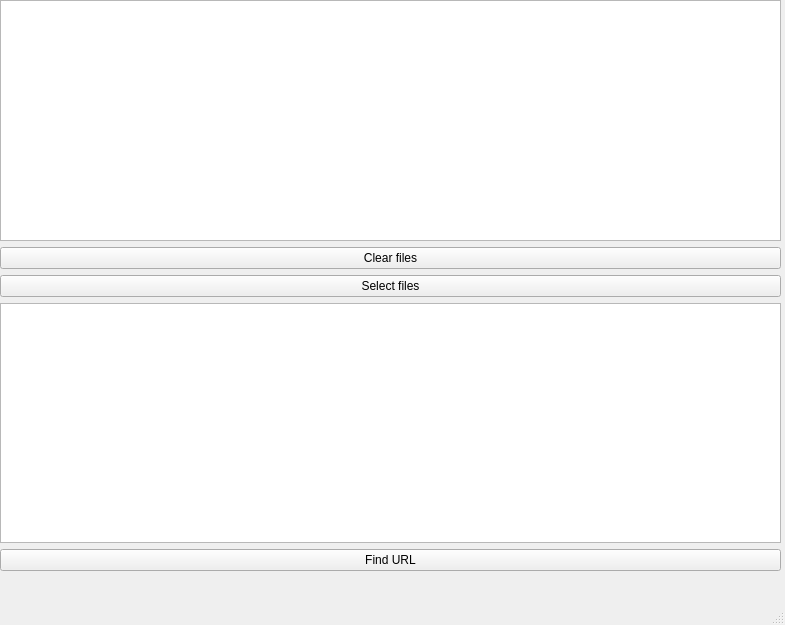
<?xml version="1.0" encoding="UTF-8"?>
<ui version="4.0">
 <class>MainWindow</class>
 <widget class="QMainWindow" name="MainWindow">
  <property name="geometry">
   <rect>
    <x>0</x>
    <y>0</y>
    <width>785</width>
    <height>625</height>
   </rect>
  </property>
  <property name="windowTitle">
   <string>Task4</string>
  </property>
  <widget class="QWidget" name="centralwidget">
   <widget class="QWidget" name="gridLayoutWidget">
    <property name="geometry">
     <rect>
      <x>0</x>
      <y>0</y>
      <width>781</width>
      <height>571</height>
     </rect>
    </property>
    <layout class="QGridLayout" name="gridLayout">
     <item row="5" column="0">
      <widget class="QPushButton" name="searchUrlsButton">
       <property name="text">
        <string>Find URL</string>
       </property>
      </widget>
     </item>
     <item row="0" column="0">
      <widget class="QListWidget" name="filesListWidget"/>
     </item>
     <item row="3" column="0">
      <widget class="QPushButton" name="selectFilesButton">
       <property name="text">
        <string>Select files</string>
       </property>
      </widget>
     </item>
     <item row="4" column="0">
      <widget class="QListWidget" name="resultsListWidget"/>
     </item>
     <item row="2" column="0">
      <widget class="QPushButton" name="clearFilesButton">
       <property name="text">
        <string>Clear files</string>
       </property>
      </widget>
     </item>
    </layout>
   </widget>
  </widget>
  <widget class="QMenuBar" name="menubar">
   <property name="geometry">
    <rect>
     <x>0</x>
     <y>0</y>
     <width>785</width>
     <height>36</height>
    </rect>
   </property>
  </widget>
  <widget class="QStatusBar" name="statusbar"/>
 </widget>
 <resources/>
 <connections/>
</ui>
